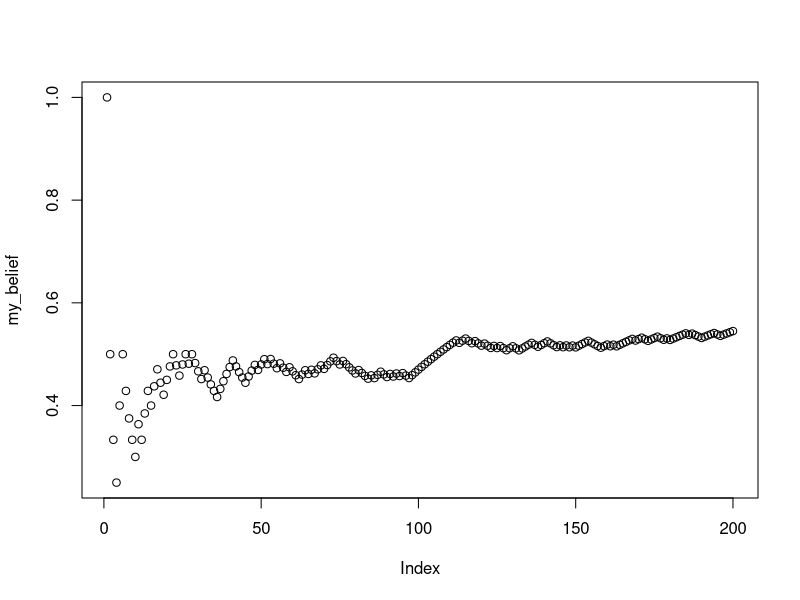
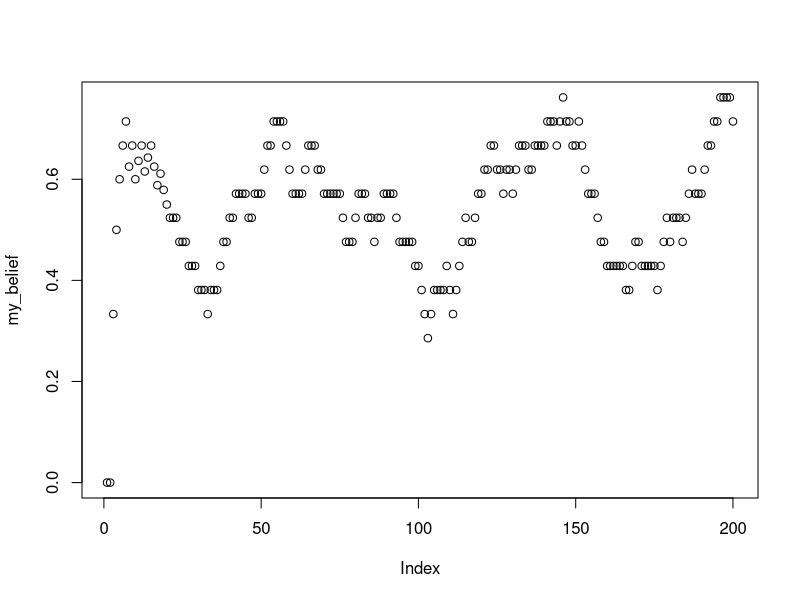

Reproduce these figures in R, in order.
## ---- chunk 1
knitr::opts_chunk$set(
  collapse = TRUE,
  comment = "#>"
)
## ---- chunk 2
rolls <- sample(1:6,10000, replace=TRUE)
table(rolls)
## ---- chunk 3
one <- sample(1:6,10000, replace=TRUE)
two <- sample(1:6,10000, replace=TRUE)
combined <- one+two
table(combined)/10000
## ---- chunk 4
first <- rep(1:6, each = 6)
second <- rep(1:6)
sum_rolls <- first+second
table(sum_rolls)/length(sum_rolls)

## compare
sim_result <- table(combined)/10000
true_probs <- table(sum_rolls)/length(sum_rolls)

## Difference
true_probs-sim_result
## ---- chunk 5
sample(c("A","B"), 20, replace = TRUE, prob = c(.8, .2))
## ---- chunk 6
letters

LETTERS
## ---- chunk 7
sample(letters,50,replace=TRUE)
## ---- chunk 8
my_letters <- sample(letters,50*5,replace=TRUE)

# turn the vector into a matrix with 5 columns
my_strings <- matrix(my_letters, ncol=5)

# each row is a word, need to collapse the column to create a string
paste(my_strings[1,], collapse="")

# loop to collapse all of the rows into words
random_strings <-c()
for(i in 1:dim(my_strings)[1]){
  random_strings[i] <- paste(my_strings[i,], collapse="")
}

random_strings
## ---- chunk 9
sim_results <- replicate(10000,
                         sample( c(1,0), 10, replace=TRUE)
                         )
number_of_heads <- colSums(sim_results)
table(number_of_heads)/10000

# alternative solution using rbinom

number_of_heads <- rbinom(10000,10,prob=.5)
table(number_of_heads)/10000

## ---- chunk 10
flips <- sample(c("H","T"), 10000, replace=TRUE)

sequence <- c()
for(i in 2:length(flips)){
  first_element <- flips[i-1]
  second_element <- flips[i]
  sequence[i-1] <- paste0(first_element,second_element)
}

table(sequence)/10000

## ---- chunk 11
simulated_sequence <- c(rbinom(100,1,.5),
                        rbinom(100,1,.6))
## ---- chunk 12
my_knowledge <- c()
my_belief <- c()
for(i in 1: length(simulated_sequence)){
  
    my_knowledge[i] <- simulated_sequence[i]
    my_belief[i] <- sum(my_knowledge)/length(my_knowledge)
    
}

plot(my_belief)

## ---- chunk 13

simulated_sequence <- c(rbinom(100,1,.5),
                        rbinom(100,1,.6))

my_knowledge <- c()
my_belief <- c()
for(i in 1:length(simulated_sequence)){
  
    my_knowledge[i] <- simulated_sequence[i]
    if(i <= 20){
      my_belief[i] <- sum(my_knowledge)/length(my_knowledge)
    }else{
      my_belief[i] <- sum(my_knowledge[i:(i-20)])/length(my_knowledge[i:(i-20)])
    }
    
}

plot(my_belief)

## ---- chunk 14
my_paragraph <- "This is a paragraph, with some stuff in it. This is another sentence in the paragraph"
the_letters <- unlist(strsplit(my_paragraph, split=""))
the_letters
